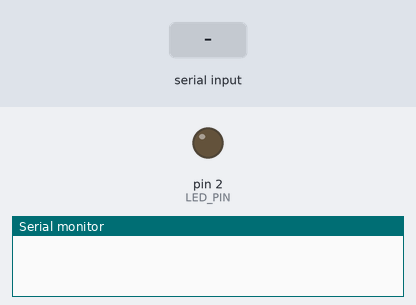
This sketch was run on a simulated Arduino Uno, built with avr-gcc and run on an emulated ATmega328P. Shown: output pins drawn as LEDs (lit = HIGH), the last lines printed to the serial monitor. The inputs (shaded band) are chosen by the test bench.

Above: at 1.2 s.
1.3 s: "BLINK\n" received over Serial
At 2.5 s:
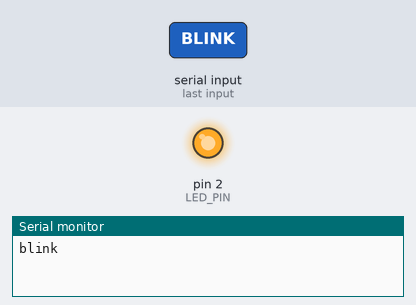
2.8 s: "OPEN\n" received over Serial
At 3.8 s:
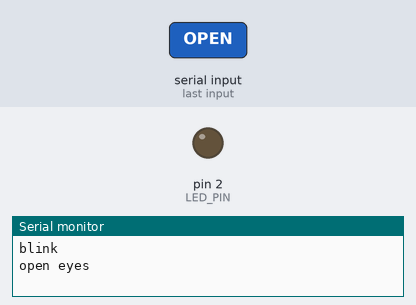
Timing chart, 0 to 5.8 s (numbered marks = the images above; inputs shaded):
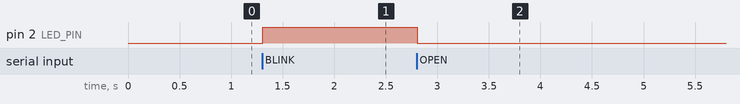

Measured:
- after the input at 1.3 s, pin 2 (LED_PIN): LOW → HIGH at once
- after the input at 2.8 s, pin 2 (LED_PIN): HIGH → LOW at once

The sketch:

sketch-week1.ino
```cpp
// in conjunction with PComp Week 1 Switch Assignment
// SWITCH: the act of eyes opening (LED OFF) / blinking (LED ON)

//
int LED_PIN = 2;

void setup() {
  Serial.begin(9600);
  pinMode(LED_PIN, OUTPUT);
}

void loop() {
  if (Serial.available()) {
    String cmd = Serial.readStringUntil('\n');
    cmd.trim();

    if (cmd == "BLINK") {
      Serial.println("blink");
      digitalWrite(LED_PIN, HIGH);
    } else if (cmd == "OPEN") {
      Serial.println("open eyes");
      digitalWrite(LED_PIN, LOW);
    }
  }
}
```
